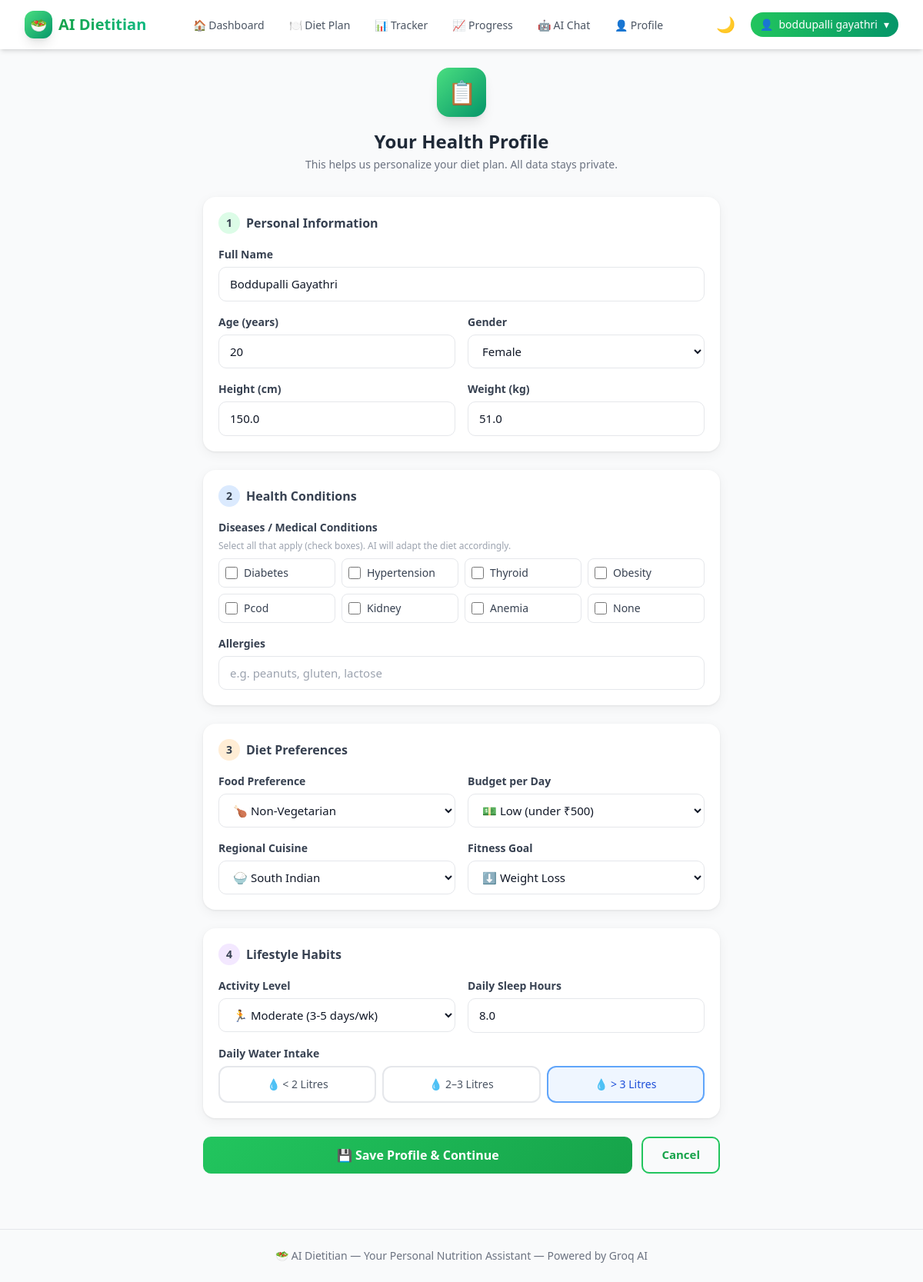
The page /onboarding (signed in) on the database its author committed.
### tables this page shows
CREATE TABLE health_profiles (
            id INTEGER PRIMARY KEY AUTOINCREMENT,
            user_id INTEGER UNIQUE NOT NULL,
            name TEXT,
            age INTEGER,
            gender TEXT,
            height_cm REAL,
            weight_kg REAL,
            diseases TEXT,          -- comma-separated: diabetes,hypertension,etc.
            food_preferences TEXT,  -- veg, non-veg, vegan
            allergies TEXT,
            budget TEXT,            -- low, medium, high
            fitness_goals TEXT,     -- weight_loss, muscle_gain, maintenance
            activity_level TEXT,    -- sedentary, light, moderate, active, very_active
            sleep_hours REAL,
            water_habit TEXT,       -- less_than_2L, 2_to_3L, more_than_3L
            region TEXT,            -- north, south, east, west, central
            updated_at TIMESTAMP DEFAULT CURRENT_TIMESTAMP,
            FOREIGN KEY (user_id) REFERENCES users(id)
        );

### routers/profile.py (the view)
@router.get("/onboarding", response_class=HTMLResponse)
async def onboarding_page(request: Request):
    user_id = get_current_user(request)
    if not user_id:
        return RedirectResponse(url="/login", status_code=302)
    db = get_db()
    try:
        profile = db.execute(
            "SELECT * FROM health_profiles WHERE user_id = ?", (user_id,)
        ).fetchone()
        profile_data = dict(profile) if profile else {}
    finally:
        db.close()
    return templates.TemplateResponse(request, "onboarding.html", {
        "profile": profile_data,
        "username": request.session.get("username")
    })

### templates/onboarding.html (shortened to what this page needs)
{% extends "base.html" %}
{% block content %}
<div class="max-w-2xl mx-auto">
    <div class="text-center mb-8">
        <div class="w-16 h-16 bg-gradient-to-br from-green-400 to-emerald-600 rounded-2xl flex items-center justify-center mx-auto shadow-lg mb-4">
            <span class="text-3xl">📋</span>
        </div>
        <h1 class="text-2xl font-bold text-gray-800 dark:text-white">Your Health Profile</h1>
        <p class="text-gray-500 dark:text-gray-400 mt-1 text-sm">This helps us personalize your diet plan. All data stays private.</p>
    </div>
    <form method="POST" action="/profile" class="space-y-6">
        <div class="card">
            <h2 class="font-bold text-gray-700 dark:text-gray-200 mb-4 flex items-center gap-2">
                <span class="w-7 h-7 bg-green-100 dark:bg-green-900 rounded-full flex items-center justify-center text-sm">1</span>
                Personal Information
            </h2>
            <div class="grid grid-cols-1 sm:grid-cols-2 gap-4">
                <div class="sm:col-span-2">
                    <label class="form-label">Full Name</label>
                    <input type="text" name="name" class="form-input" placeholder="Your full name"
                           value="{{ profile.name or '' }}" required>
                </div>
                <div>
                    <label class="form-label">Age (years)</label>
                    <input type="number" name="age" class="form-input" placeholder="25" min="10" max="100"
                           value="{{ profile.age or '' }}" required>
                </div>
                <div>
                    <label class="form-label">Gender</label>
                    <select name="gender" class="form-input">
                        <option value="female" {{ 'selected' if profile.gender == 'female' else '' }}>Female</option>
                    </select>
                </div>
                <div>
                    <label class="form-label">Height (cm)</label>
                    <input type="number" name="height_cm" class="form-input" placeholder="170" min="100" max="250" step="0.1"
                           value="{{ profile.height_cm or '' }}" required>
                </div>
                <div>
                    <label class="form-label">Weight (kg)</label>
                    <input type="number" name="weight_kg" class="form-input" placeholder="70" min="20" max="300" step="0.1"
                           value="{{ profile.weight_kg or '' }}" required>
                </div>
            </div>
        </div>
        <div class="card">
            <h2 class="font-bold text-gray-700 dark:text-gray-200 mb-4 flex items-center gap-2">
                <span class="w-7 h-7 bg-blue-100 dark:bg-blue-900 rounded-full flex items-center justify-center text-sm">2</span>
                Health Conditions
            </h2>
            <div class="space-y-4">
                <div>
                    <label class="form-label">Diseases / Medical Conditions</label>
                    <p class="text-xs text-gray-400 mb-2">Select all that apply (check boxes). AI will adapt the diet accordingly.</p>
                    <div class="grid grid-cols-2 sm:grid-cols-4 gap-2" id="diseases-checkboxes">
                        {% set disease_list = (profile.diseases or '').split(',') %}
                        {% for d in ['diabetes', 'hypertension', 'thyroid', 'obesity', 'pcod', 'kidney', 'anemia', 'none'] %}
                        <label class="flex items-center gap-2 p-2 rounded-lg border border-gray-200 dark:border-gray-600 cursor-pointer hover:bg-green-50 dark:hover:bg-green-900/20 transition-colors">
                            <input type="checkbox" name="disease_{{ d }}" value="{{ d }}"
                                   {{ 'checked' if d in disease_list else '' }}
                                   class="w-4 h-4 text-green-600 rounded disease-check"
                                   onchange="updateDiseases()">
                            <span class="text-sm capitalize text-gray-700 dark:text-gray-300">{{ d }}</span>
                        </label>
                        {% endfor %}
                    </div>
                </div>
                <div>
                    <label class="form-label">Allergies</label>
                    <input type="text" name="allergies" class="form-input" placeholder="e.g. peanuts, gluten, lactose"
                           value="{{ profile.allergies or '' }}">
                </div>
            </div>
        </div>
        <div class="card">
            <h2 class="font-bold text-gray-700 dark:text-gray-200 mb-4 flex items-center gap-2">
                <span class="w-7 h-7 bg-orange-100 dark:bg-orange-900 rounded-full flex items-center justify-center text-sm">3</span>
                Diet Preferences
            </h2>
            <div class="grid grid-cols-1 sm:grid-cols-2 gap-4">
                <div>
                    <label class="form-label">Food Preference</label>
                    <select name="food_preferences" class="form-input">
                        <option value="non_veg" {{ 'selected' if profile.food_preferences == 'non_veg' else '' }}>🍗 Non-Vegetarian</option>
                    </select>
                </div>
                <div>
                    <label class="form-label">Budget per Day</label>
                    <select name="budget" class="form-input">
                        <option value="low" {{ 'selected' if profile.budget == 'low' else '' }}>💵 Low (under ₹500)</option>
                    </select>
                </div>
                <div>
                    <label class="form-label">Regional Cuisine</label>
                    <select name="region" class="form-input">
                        <option value="south" {{ 'selected' if profile.region == 'south' else '' }}>🍚 South Indian</option>
                    </select>
                </div>
                <div>
                    <label class="form-label">Fitness Goal</label>
                    <select name="fitness_goals" class="form-input">
                        <option value="weight_loss" {{ 'selected' if profile.fitness_goals == 'weight_loss' else '' }}>⬇️ Weight Loss</option>
                    </select>
                </div>
            </div>
        </div>
        <div class="card">
            <h2 class="font-bold text-gray-700 dark:text-gray-200 mb-4 flex items-center gap-2">
                <span class="w-7 h-7 bg-purple-100 dark:bg-purple-900 rounded-full flex items-center justify-center text-sm">4</span>
                Lifestyle Habits
            </h2>
            <div class="grid grid-cols-1 sm:grid-cols-2 gap-4">
                <div>
                    <label class="form-label">Activity Level</label>
                    <select name="activity_level" class="form-input">
                        <option value="moderate" {{ 'selected' if profile.activity_level == 'moderate' else '' }}>🏃 Moderate (3-5 days/wk)</option>
                    </select>
                </div>
                <div>
                    <label class="form-label">Daily Sleep Hours</label>
                    <input type="number" name="sleep_hours" class="form-input" placeholder="7" min="3" max="12" step="0.5"
                           value="{{ profile.sleep_hours or 7 }}">
                </div>
                <div class="sm:col-span-2">
                    <label class="form-label">Daily Water Intake</label>
                    <div class="grid grid-cols-3 gap-2">
                        {% for val, label in [('less_than_2L', '< 2 Litres'), ('2_to_3L', '2–3 Litres'), ('more_than_3L', '> 3 Litres')] %}
                        <label class="water-option flex items-center justify-center gap-1 p-3 rounded-xl border-2 cursor-pointer text-sm font-medium transition-all
                                     {{ 'border-blue-400 bg-blue-50 dark:bg-blue-900/30 text-blue-700 dark:text-blue-300' if profile.water_habit == val else 'border-gray-200 dark:border-gray-600 text-gray-600 dark:text-gray-400' }}">
                            💧 {{ label }}
                        </label>
                        {% endfor %}
                    </div>
                </div>
            </div>
        </div>
        <div class="flex gap-3">
            <button type="submit" class="btn-primary flex-1 justify-center py-3 text-base">
                💾 Save Profile & Continue
            </button>
            {% if profile %}
            <a href="/dashboard" class="btn-secondary px-6">Cancel</a>
            {% endif %}
        </div>
    </form>
</div>
{% endblock %}

### templates/base.html (shortened to what this page needs)
<!DOCTYPE html>
<html lang="en" class="h-full">
<head>
    <script src="https://cdn.tailwindcss.com"></script>
    <link rel="stylesheet" href="/static/css/custom.css">
</head>
<body class="h-full bg-gray-50 dark:bg-gray-900 transition-colors duration-300" id="app-body">
    <nav class="bg-white dark:bg-gray-800 shadow-md sticky top-0 z-50 transition-colors duration-300">
        <div class="max-w-7xl mx-auto px-4 sm:px-6 lg:px-8">
            <div class="flex justify-between items-center h-16">
                <a href="/dashboard" class="flex items-center space-x-2 group">
                    <div class="w-9 h-9 bg-gradient-to-br from-green-400 to-emerald-600 rounded-xl flex items-center justify-center shadow-lg group-hover:scale-110 transition-transform">
                        <span class="text-white font-bold text-lg">🥗</span>
                    </div>
                    <span class="text-xl font-bold bg-gradient-to-r from-green-600 to-emerald-500 bg-clip-text text-transparent">AI Dietitian</span>
                </a>
                <div class="hidden md:flex items-center space-x-1">
                    <a href="/dashboard" class="nav-link {% if request.url.path == '/dashboard' %}nav-active{% endif %}">
                        🏠 Dashboard
                    </a>
                    <a href="/diet-plan" class="nav-link {% if '/diet-plan' in request.url.path %}nav-active{% endif %}">
                        🍽️ Diet Plan
                    </a>
                    <a href="/tracker" class="nav-link {% if request.url.path == '/tracker' %}nav-active{% endif %}">
                        📊 Tracker
                    </a>
                    <a href="/progress" class="nav-link {% if request.url.path == '/progress' %}nav-active{% endif %}">
                        📈 Progress
                    </a>
                    <a href="/chatbot" class="nav-link {% if request.url.path == '/chatbot' %}nav-active{% endif %}">
                        🤖 AI Chat
                    </a>
                    <a href="/profile" class="nav-link {% if request.url.path == '/profile' %}nav-active{% endif %}">
                        👤 Profile
                    </a>
                </div>
                <div class="flex items-center space-x-3">
                    <button onclick="toggleDarkMode()" class="p-2 rounded-lg text-gray-500 hover:bg-gray-100 dark:hover:bg-gray-700 transition-colors" title="Toggle dark mode">
                        <span id="dark-icon" class="text-xl">🌙</span>
                    </button>
                    {% if username %}
                    <div class="relative" id="user-menu-container">
                        <button onclick="toggleUserMenu()" class="flex items-center space-x-2 bg-gradient-to-r from-green-500 to-emerald-600 text-white px-3 py-1.5 rounded-full text-sm font-medium hover:shadow-lg transition-all">
                            <span>👤</span>
                            <span class="hidden sm:block">{{ username }}</span>
                            <span>▾</span>
                        </button>
                    </div>
                    {% endif %}
                </div>
            </div>
        </div>
    </nav>
    <main class="max-w-7xl mx-auto px-4 sm:px-6 lg:px-8 py-6 animate-fade-in">
        {% block content %}{% endblock %}
    </main>
    <footer class="mt-12 border-t border-gray-200 dark:border-gray-700 py-6">
        <div class="max-w-7xl mx-auto px-4 text-center text-sm text-gray-500 dark:text-gray-400">
            <p>🥗 AI Dietitian &mdash; Your Personal Nutrition Assistant &mdash; Powered by Groq AI</p>
        </div>
    </footer>
</body>
</html>

### static/css/custom.css (style rules this page uses)
.nav-link { padding: 0.375rem 0.875rem; border-radius: 0.625rem; font-size: 0.875rem; font-weight: 500; color: #4b5563; transition: all 0.15s ease; text-decoration: none; }
.card { background: white; border-radius: 1rem; padding: 1.25rem; box-shadow: 0 1px 3px rgba(0,0,0,0.07), 0 4px 16px rgba(0,0,0,0.05); transition: box-shadow 0.2s ease, transform 0.2s ease; }
.btn-primary { background: linear-gradient(135deg, #22c55e, #16a34a); color: white; padding: 0.625rem 1.5rem; border-radius: 0.625rem; font-weight: 600; font-size: 0.9375rem; border: none; cursor: pointer; transition: all 0.2s ease; display: inline-flex; align-items: center; gap: 0.5rem; text-decoration: none; }
.btn-secondary { background: transparent; color: #16a34a; padding: 0.625rem 1.5rem; border-radius: 0.625rem; font-weight: 600; font-size: 0.9375rem; border: 2px solid #22c55e; cursor: pointer; transition: all 0.2s ease; display: inline-flex; align-items: center; gap: 0.5rem; text-decoration: none; }
.form-input { width: 100%; padding: 0.625rem 0.875rem; border: 1.5px solid #e5e7eb; border-radius: 0.625rem; font-size: 0.9375rem; background: white; color: #111827; transition: border-color 0.2s, box-shadow 0.2s; outline: none; }
.form-label { display: block; font-size: 0.875rem; font-weight: 600; color: #374151; margin-bottom: 0.375rem; }

### rows shown on the page
health_profiles: name "boddupalli gayathri", name "Boddupalli Gayathri", age "20", height_cm "150.0", weight_kg "51.0", sleep_hours "8.0"

### other values the page prints
{{ d }} "Diabetes" "Hypertension" "Thyroid" "Obesity" "Pcod" "Kidney" "Anemia" "None"
{{ label }} "< 2 Litres" "2–3 Litres" "> 3 Litres"
